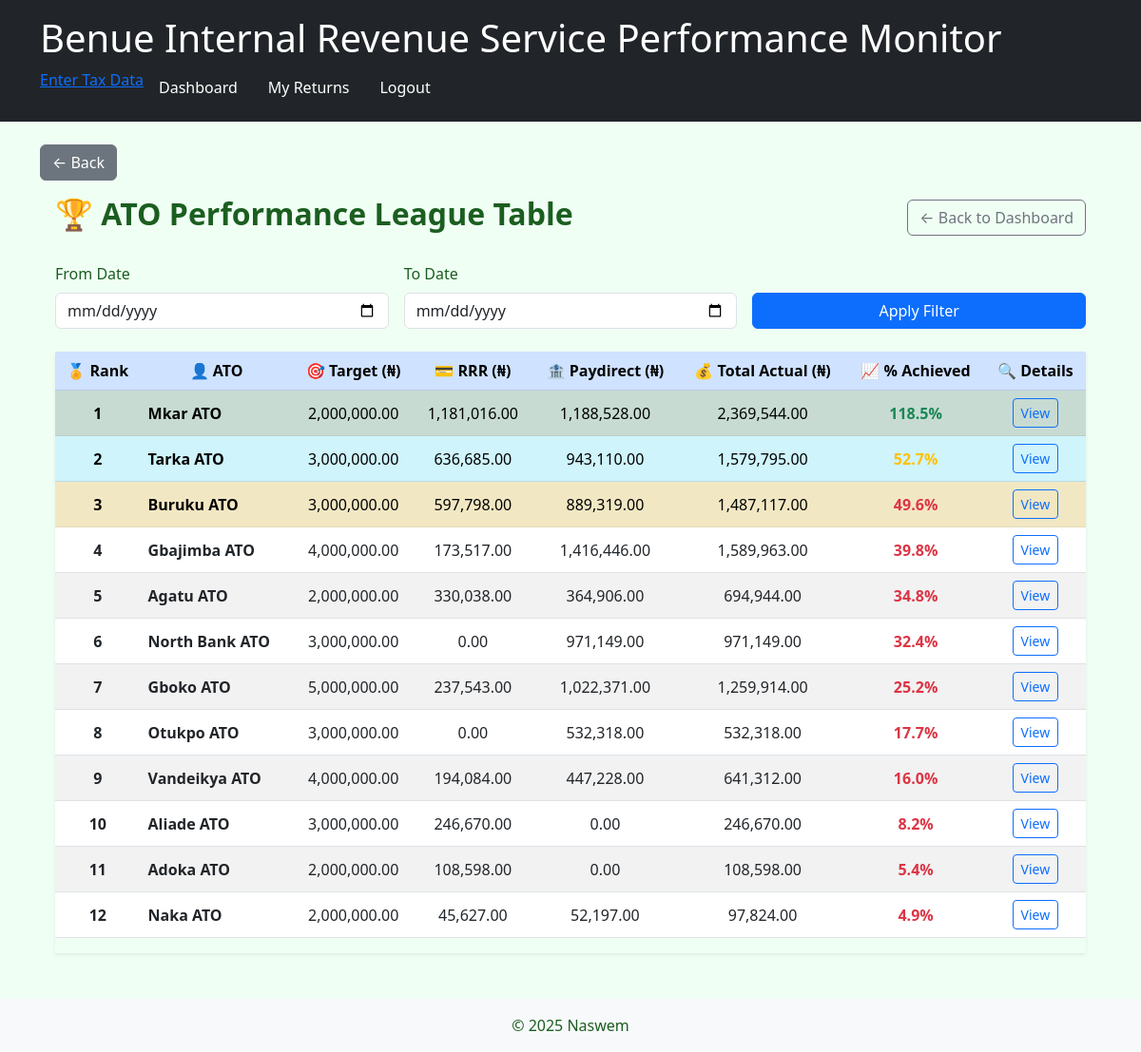
Page /league-table (signed in) on the committed database.
### models.py (models this page shows, shortened)
class User(UserMixin, db.Model):
    id = db.Column(db.Integer, primary_key=True)
    username = db.Column(db.String(150), unique=True, nullable=False)
    password_hash = db.Column(db.String(256), nullable=False)
    role = db.Column(db.String(50), default='user')  # Optional: add role support
    performance_summaries = db.relationship('PerformanceSummary', backref='user', lazy=True)

### app.py (the view)
@app.route('/league-table')
@login_required
def league_table():
    from_date = request.args.get('from_date')
    to_date = request.args.get('to_date')
    query = db.session.query(
        User.id.label('user_id'),
        User.username.label('ATO'),
        func.sum(case((TaxEntry.rrr_verified, TaxEntry.rrr_amount), else_=0)).label('RRR'),
        func.sum(case((TaxEntry.paydirect_verified, TaxEntry.paydirect_amount), else_=0)).label('Paydirect'),
        PerformanceTarget.target_amount.label('Target')
    ).join(TaxEntry, User.id == TaxEntry.uploaded_by
    ).outerjoin(PerformanceTarget, PerformanceTarget.user_id == User.id
    ).filter(User.role == 'ato')
    if from_date:
        query = query.filter(TaxEntry.date_uploaded >= from_date)
    if to_date:
        query = query.filter(TaxEntry.date_uploaded <= to_date)
    query = query.group_by(User.id, User.username, PerformanceTarget.target_amount)
    league = query.all()
    enriched_league = []
    for entry in league:
        rrr = entry.RRR or 0
        paydirect = entry.Paydirect or 0
        target = entry.Target or 0
        total = rrr + paydirect
        percent = round((total / target * 100), 2) if target > 0 else 0
        enriched_league.append({
            'user_id': entry.user_id,
            'ATO': entry.ATO,
            'RRR': rrr,
            'Paydirect': paydirect,
            'Target': target,
            'Actual': total,
            'Percent': percent
        })
    enriched_league.sort(key=lambda x: float(x['Percent']), reverse=True)
    response = make_response(render_template(
        'league_table.html',
        league=enriched_league,
        from_date=from_date,
        to_date=to_date
    ))
    response.headers['Cache-Control'] = 'no-store, no-cache, must-revalidate, max-age=0'
    response.headers['Pragma'] = 'no-cache'
    return response

### app.py (called while the page is built)
@login_manager.user_loader
def load_user(user_id):
    return db.session.get(User, int(user_id))

### templates/league_table.html (shortened to what this page needs)
{% extends "base.html" %}
{% block content %}
<div class="container-fluid px-3">
  <div class="d-flex justify-content-between align-items-center mb-4">
    <h2 class="fw-bold">🏆 ATO Performance League Table</h2>
    <a href="{{ url_for('dashboard') }}" class="btn btn-outline-secondary">← Back to Dashboard</a>
  </div>
  <form method="get" action="{{ url_for('league_table') }}" class="mb-4">
    <div class="row g-3 align-items-end">
      <div class="col-md-4">
        <label for="from_date" class="form-label">From Date</label>
        <input type="date" name="from_date" id="from_date" class="form-control"
               value="{{ from_date or '' }}">
      </div>
      <div class="col-md-4">
        <label for="to_date" class="form-label">To Date</label>
        <input type="date" name="to_date" id="to_date" class="form-control"
               value="{{ to_date or '' }}">
      </div>
      <div class="col-md-4">
        <button type="submit" class="btn btn-primary w-100">Apply Filter</button>
      </div>
    </div>
  </form>
  <div class="table-responsive shadow-sm">
    <table class="table table-striped table-hover align-middle">
      <thead class="table-primary text-center">
        <tr>
          <th scope="col">🏅 Rank</th>
          <th scope="col">👤 ATO</th>
          <th scope="col">🎯 Target (₦)</th>
          <th scope="col">💳 RRR (₦)</th>
          <th scope="col">🏦 Paydirect (₦)</th>
          <th scope="col">💰 Total Actual (₦)</th>
          <th scope="col">📈 % Achieved</th>
          <th scope="col">🔍 Details</th>
        </tr>
      </thead>
      <tbody class="text-center">
        {% if league %}
          {% for entry in league %}
          <tr class="{% if loop.index == 1 %}table-success{% elif loop.index == 2 %}table-info{% elif loop.index == 3 %}table-warning{% endif %}">
            <td><strong>{{ loop.index }}</strong></td>
            <td class="text-start fw-semibold">{{ entry.ATO }}</td>
            <td>{{ "{:,.2f}".format(entry.Target) }}</td>
            <td>{{ "{:,.2f}".format(entry.RRR) }}</td>
            <td>{{ "{:,.2f}".format(entry.Paydirect) }}</td>
            <td>{{ "{:,.2f}".format(entry.Actual) }}</td>
            <td class="fw-bold
                {% if entry.Percent >= 100 %}text-success
                {% elif entry.Percent >= 75 %}text-primary
                {% elif entry.Percent >= 50 %}text-warning
                {% else %}text-danger{% endif %}">
              {{ "%.1f"|format(entry.Percent) }}%
            </td>
            <td>
              <a href="{{ url_for('ato_detail', user_id=entry.user_id, from_date=from_date, to_date=to_date) }}" class="btn btn-sm btn-outline-primary">
                View
              </a>
            </td>
          </tr>
          {% endfor %}
        {% else %}
          <tr>
            <td colspan="8" class="text-muted text-center py-4">
              No data available for the selected date range.
            </td>
          </tr>
        {% endif %}
      </tbody>
    </table>
  </div>
</div>
{% endblock %}

### static/CSS/style.css (style rules this page uses)
body { background-color: #f0fff4; color: #1b5e20; }

### rows in the picture
User: ATO "Mkar ATO", Target "2,000,000.00", RRR "1,181,016.00", Paydirect "1,188,528.00", Actual "2,369,544.00", Percent "118.5"
User: ATO "Tarka ATO", Target "3,000,000.00", RRR "636,685.00", Paydirect "943,110.00", Actual "1,579,795.00", Percent "52.7"
User: ATO "Buruku ATO", Target "3,000,000.00", RRR "597,798.00", Paydirect "889,319.00", Actual "1,487,117.00", Percent "49.6"
User: ATO "Gbajimba ATO", Target "4,000,000.00", RRR "173,517.00", Paydirect "1,416,446.00", Actual "1,589,963.00", Percent "39.8"
User: ATO "Agatu ATO", Target "2,000,000.00", RRR "330,038.00", Paydirect "364,906.00", Actual "694,944.00", Percent "34.8"
User: ATO "North Bank ATO", Target "3,000,000.00", RRR "0.00", Paydirect "971,149.00", Actual "971,149.00", Percent "32.4"
User: ATO "Gboko ATO", Target "5,000,000.00", RRR "237,543.00", Paydirect "1,022,371.00", Actual "1,259,914.00", Percent "25.2"
User: ATO "Otukpo ATO", Target "3,000,000.00", RRR "0.00", Paydirect "532,318.00", Actual "532,318.00", Percent "17.7"
User: ATO "Vandeikya ATO", Target "4,000,000.00", RRR "194,084.00", Paydirect "447,228.00", Actual "641,312.00", Percent "16.0"
User: ATO "Aliade ATO", Target "3,000,000.00", RRR "246,670.00", Paydirect "0.00", Actual "246,670.00", Percent "8.2"
User: ATO "Adoka ATO", Target "2,000,000.00", RRR "108,598.00", Paydirect "0.00", Actual "108,598.00", Percent "5.4"
User: ATO "Naka ATO", Target "2,000,000.00", RRR "45,627.00", Paydirect "52,197.00", Actual "97,824.00", Percent "4.9"
